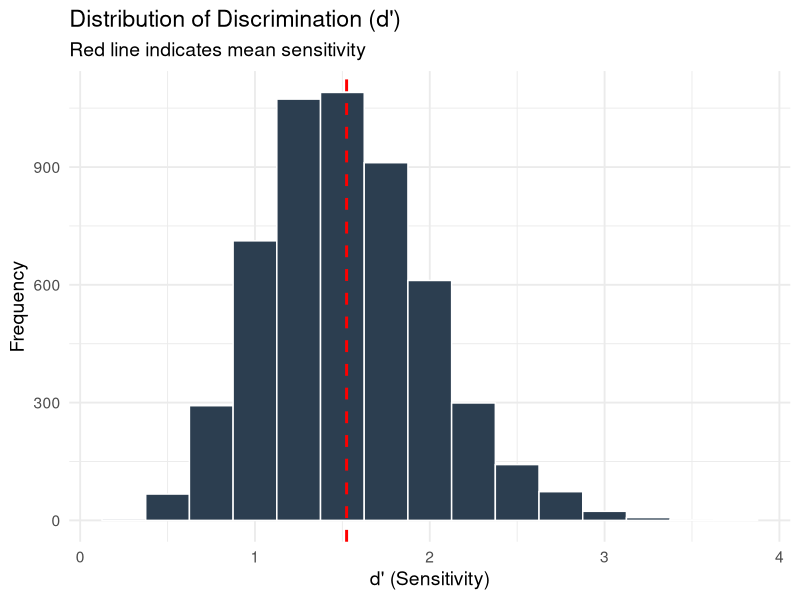
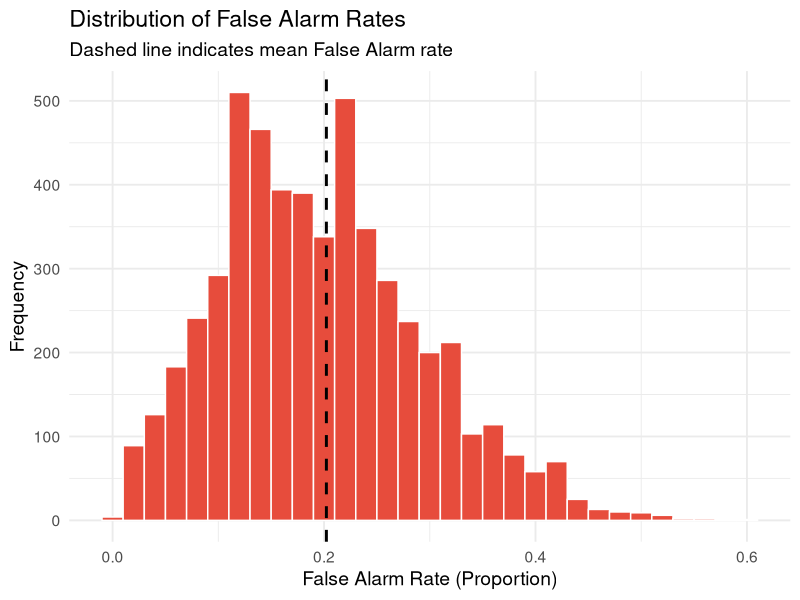
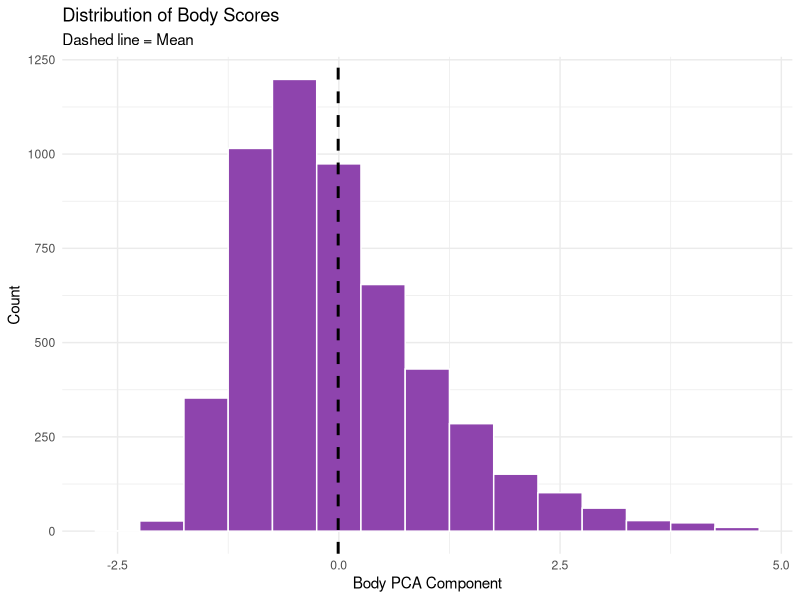
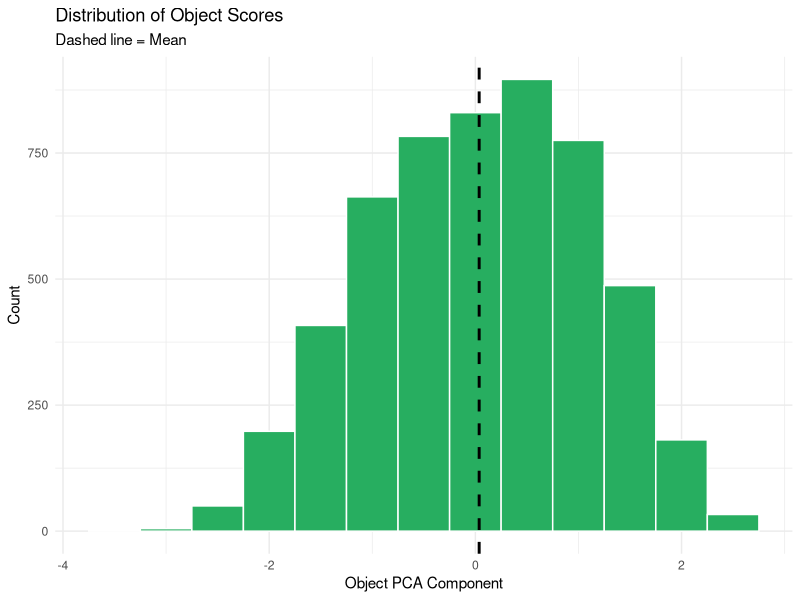

These figures' R source, in order:
## ---- chunk 1
#| label: loading-data
library(tidyverse)
data <- read_csv("raw_memory_data_study1.csv")
## ---- chunk 2
head(data)
## ---- chunk 3
#| label: check-missing-data
# Check for missing data in the Object component
missing_stats <- data |>
  summarise(
    missing_body = sum(is.na(Body)),
    missing_object = sum(is.na(Object)),
    # Count rows where EITHER is missing
    total_unusable = sum(is.na(Body) | is.na(Object))
  )
missing_stats
## ---- chunk 4
data_clean <- data |>
  filter(!is.na(Body) & !is.na(Object))
nrow(data_clean)
nrow(data)
## ---- chunk 5
#| label: plot-sensitivity-distribution
data_clean |>
  ggplot(aes(x = d_both)) +
  geom_histogram(binwidth = 0.25, fill = "#2c3e50", color = "white") +
  geom_vline(aes(xintercept = mean(d_both, na.rm = TRUE)), 
             color = "red", linetype = "dashed", size = 1) +
  labs(title = "Distribution of Discrimination (d')",
       subtitle = "Red line indicates mean sensitivity",
       x = "d' (Sensitivity)",
       y = "Frequency") +
  theme_minimal(base_size = 14)
## ---- chunk 6
#| label: plot-fa-distribution

data_clean |>
  ggplot(aes(x = both_fa)) +
  geom_histogram(binwidth = 0.02, fill = "#e74c3c", color = "white") +
  geom_vline(aes(xintercept = mean(both_fa, na.rm = TRUE)), 
             color = "black", linetype = "dashed", size = 1) +
  labs(title = "Distribution of False Alarm Rates",
       subtitle = "Dashed line indicates mean False Alarm rate",
       x = "False Alarm Rate (Proportion)",
       y = "Frequency") +
  theme_minimal(base_size = 14)
## ---- chunk 7
#| label: plot-body-distribution
data_clean |>
  ggplot(aes(x = Body)) +
  geom_histogram(binwidth = 0.5, fill = "#8e44ad", color = "white") +
  geom_vline(aes(xintercept = mean(Body)), 
             color = "black", linetype = "dashed", size = 1) +
  labs(title = "Distribution of Body Scores",
       subtitle = "Dashed line = Mean",
       x = "Body PCA Component", y = "Count") +
  theme_minimal()
## ---- chunk 8
#| label: plot-object-distribution
data_clean |>
  ggplot(aes(x = Object)) +
  geom_histogram(binwidth = 0.5, fill = "#27ae60", color = "white") +
  geom_vline(aes(xintercept = mean(Object)), 
             color = "black", linetype = "dashed", size = 1) +
  labs(title = "Distribution of Object Scores",
       subtitle = "Dashed line = Mean",
       x = "Object PCA Component", y = "Count") +
  theme_minimal()
